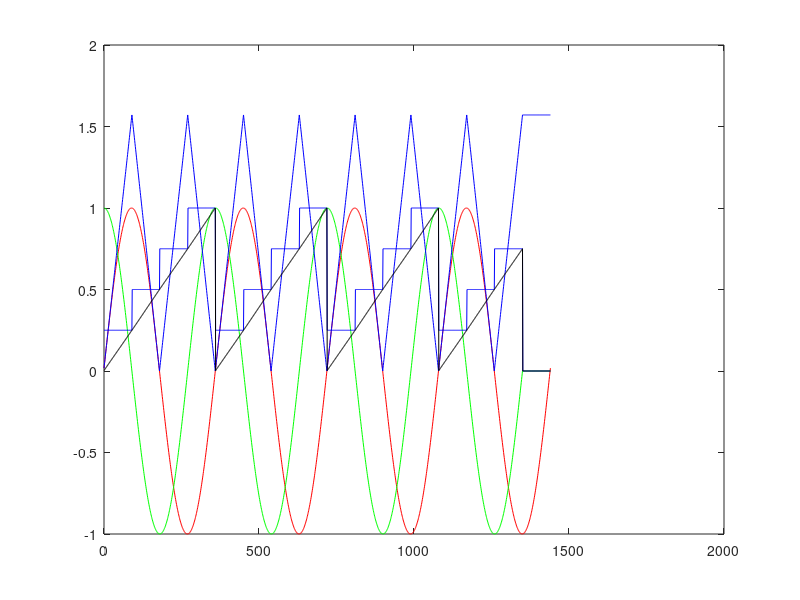

The MATLAB source for this figure:
theta = 0:1:360*4;

va = zeros(size(theta));
vb = zeros(size(theta));
angle = zeros(size(theta));
angle360 = zeros(size(theta));

buffer = zeros(0);

N = length(theta);

first_run = 1;
n = 1;
m=1;
k=1;

for i=1:N
    va(i) = k*sin( i * ( pi/180) );
    
    if k < 1
        k = k + 0.001;
    end
    
    buffer(n) = va(i);
    
    if first_run == 0 && 1
        if n > 1
            vb(m) = buffer( n - 1 );
        else
            vb(m) = buffer( 90 );
        end
        
        m = m + 1;
    end
    
    if n < 90
        n = n + 1;    
    else
        first_run = 0;
        n = 1;
    end
    
    %vb(i) = 1.2*k*cos( i * ( pi/180) );
end

sector = zeros(size(theta));
max = 1.57;

for i=1:N
    angle(i) = atan(va(i)/vb(i));
    if(max<angle(i))
        %max = angle(i);
    end
        
    if angle(i)<0
        angle(i) = -angle(i);
    end
    
    if  va(i)>0 && vb(i)> 0
        sector(i) = 1;
    end
    
    if va(i)>0 && vb(i) < 0
        sector(i) = 2;
    end
    
    if va(i)<0 && vb(i) < 0
        sector(i) = 3;
    end
    
    if va(i)<0 && vb(i) >0
        sector(i) = 4;
    end
    
    angle_deg = 90 * ( angle(i) / max );
    
    switch sector(i) 
        case 1
            angle360(i) = angle_deg;
        case 2
            angle360(i) = 180 - angle_deg;
        case 3
            angle360(i) = 180 + angle_deg;
        case 4
            angle360(i) = 360 - angle_deg;
    end
    
    angle360(i) = angle360(i) / 360;
end

plot(theta, va,'Color','red');
hold on;
plot(theta, vb,'Color','green');

hold on;
plot(theta, angle,'Color','blue');
hold on;
plot(theta, sector/4,'Color','blue');

hold on;
plot(theta, angle360,'Color','black');